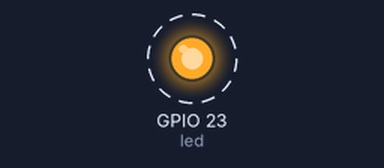
A sketch run on a simulated ESP32. Shown: output pins drawn as LEDs (lit = HIGH). Dashed ring = blinking. WiFi joins after 1.5 s; servers stay silent unless stated; what the sketch prints to the serial monitor is not drawn.

Above: at 2.0 s.
Timing chart, 0 to 6.1 s (numbered marks = the images above):
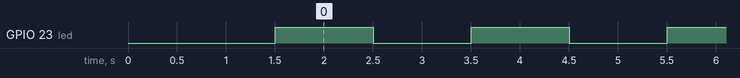

Measured:
- by itself, GPIO 23 (led): alternates HIGH for 1.0 s and LOW for 1.0 s

The sketch:

Blink1.ino
```cpp
#include <WiFi.h>
#include <WiFiClient.h>
#include <WebServer.h>
#include <ESPmDNS.h>
#include <Update.h>

const char* host = "esp32";
const char* ssid = "Ruc2hxd";
const char* password = "ruch1232";

//variabls to blink without delay:
const int led = 23;
unsigned long previousMillis = 0;        // will store last time LED was updated
const long interval = 1000;           // interval at which to blink (milliseconds)
int ledState = LOW;             // ledState used to set the LED

WebServer server(80);

/*
 * Login page
 */

const char* loginIndex =
 "<form name='loginForm'>"
    "<table width='20%' bgcolor='A09F9F' align='center'>"
        "<tr>"
            "<td colspan=2>"
                "<center><font size=4><b>ESP32 Login Page</b></font></center>"
                "<br>"
            "</td>"
            "<br>"
            "<br>"
        "</tr>"
        "<td>Username:</td>"
        "<td><input type='text' size=25 name='userid'><br></td>"
        "</tr>"
        "<br>"
        "<br>"
        "<tr>"
            "<td>Password:</td>"
            "<td><input type='Password' size=25 name='pwd'><br></td>"
            "<br>"
            "<br>"
        "</tr>"
        "<tr>"
            "<td><input type='submit' onclick='check(this.form)' value='Login'></td>"
        "</tr>"
    "</table>"
"</form>"
"<script>"
    "function check(form)"
    "{"
    "if(form.userid.value=='admin' && form.pwd.value=='admin')"
    "{"
    "window.open('/serverIndex')"
    "}"
    "else"
    "{"
    " alert('Error Password or Username')/*displays error message*/"
    "}"
    "}"
"</script>";

/*
 * Server Index Page
 */

const char* serverIndex =
"<script src='https://ajax.googleapis.com/ajax/libs/jquery/3.2.1/jquery.min.js'></script>"
"<form method='POST' action='#' enctype='multipart/form-data' id='upload_form'>"
   "<input type='file' name='update'>"
        "<input type='submit' value='Update'>"
    "</form>"
 "<div id='prg'>progress: 0%</div>"
 "<script>"
  "$('form').submit(function(e){"
  "e.preventDefault();"
  "var form = $('#upload_form')[0];"
  "var data = new FormData(form);"
  " $.ajax({"
  "url: '/update',"
  "type: 'POST',"
  "data: data,"
  "contentType: false,"
  "processData:false,"
  "xhr: function() {"
  "var xhr = new window.XMLHttpRequest();"
  "xhr.upload.addEventListener('progress', function(evt) {"
  "if (evt.lengthComputable) {"
  "var per = evt.loaded / evt.total;"
  "$('#prg').html('progress: ' + Math.round(per*100) + '%');"
  "}"
  "}, false);"
  "return xhr;"
  "},"
  "success:function(d, s) {"
  "console.log('success!')"
 "},"
 "error: function (a, b, c) {"
 "}"
 "});"
 "});"
 "</script>";

/*
 * setup function
 */
void setup(void) {
  pinMode(led, OUTPUT);

  Serial.begin(115200);

  // Connect to WiFi network
  WiFi.begin(ssid, password);
  Serial.println("");

  // Wait for connection
  while (WiFi.status() != WL_CONNECTED) {
    delay(500);
    Serial.print(".");
  }
  Serial.println("");
  Serial.print("Connected to ");
  Serial.println(ssid);
  Serial.print("IP address: ");
  Serial.println(WiFi.localIP());

  /*use mdns for host name resolution*/
  if (!MDNS.begin(host)) { //http://esp32.local
    Serial.println("Error setting up MDNS responder!");
    while (1) {
      delay(1000);
    }
  }
  Serial.println("mDNS responder started");
  /*return index page which is stored in serverIndex */
  server.on("/", HTTP_GET, []() {
    server.sendHeader("Connection", "close");
    server.send(200, "text/html", loginIndex);
  });
  server.on("/serverIndex", HTTP_GET, []() {
    server.sendHeader("Connection", "close");
    server.send(200, "text/html", serverIndex);
  });
  /*handling uploading firmware file */
  server.on("/update", HTTP_POST, []() {
    server.sendHeader("Connection", "close");
    server.send(200, "text/plain", (Update.hasError()) ? "FAIL" : "OK");
    ESP.restart();
  }, []() {
    HTTPUpload& upload = server.upload();
    if (upload.status == UPLOAD_FILE_START) {
      Serial.printf("Update: %s\n", upload.filename.c_str());
      if (!Update.begin(UPDATE_SIZE_UNKNOWN)) { //start with max available size
        Update.printError(Serial);
      }
    } else if (upload.status == UPLOAD_FILE_WRITE) {
      /* flashing firmware to ESP*/
      if (Update.write(upload.buf, upload.currentSize) != upload.currentSize) {
        Update.printError(Serial);
      }
    } else if (upload.status == UPLOAD_FILE_END) {
      if (Update.end(true)) { //true to set the size to the current progress
        Serial.printf("Update Success: %u\nRebooting...\n", upload.totalSize);
      } else {
        Update.printError(Serial);
      }
    }
  });
  server.begin();
}

void loop(void) {
  server.handleClient();
  delay(1);

  //loop to blink without delay
  unsigned long currentMillis = millis();

  if (currentMillis - previousMillis >= interval) {
    // save the last time you blinked the LED
    previousMillis = currentMillis;

    // if the LED is off turn it on and vice-versa:
    ledState = not(ledState);

    // set the LED with the ledState of the variable:
    digitalWrite(led, ledState);
  }
}
```
